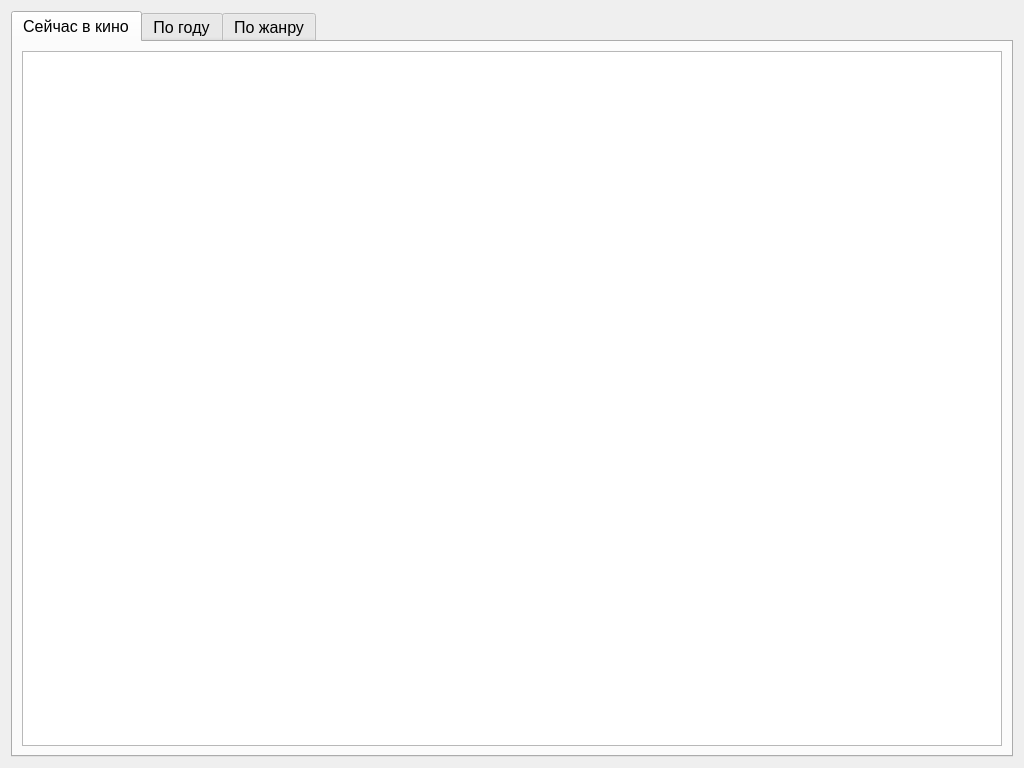
<?xml version="1.0" encoding="UTF-8"?>
<ui version="4.0">
 <class>Widget</class>
 <widget class="QWidget" name="Widget">
  <property name="geometry">
   <rect>
    <x>0</x>
    <y>0</y>
    <width>1024</width>
    <height>768</height>
   </rect>
  </property>
  <property name="font">
   <font>
    <pointsize>12</pointsize>
   </font>
  </property>
  <property name="windowTitle">
   <string>Кинопоиск</string>
  </property>
  <layout class="QGridLayout" name="gridLayout">
   <item row="0" column="0">
    <widget class="QTabWidget" name="tabWidget">
     <property name="currentIndex">
      <number>0</number>
     </property>
     <widget class="QWidget" name="tab_now">
      <attribute name="title">
       <string>Сейчас в кино</string>
      </attribute>
      <layout class="QGridLayout" name="gridLayout_2">
       <item row="0" column="0">
        <widget class="FilmTableWidget" name="tableWidget_filmsNow"/>
       </item>
      </layout>
     </widget>
     <widget class="QWidget" name="tab_year">
      <attribute name="title">
       <string>По году</string>
      </attribute>
      <layout class="QGridLayout" name="gridLayout_3">
       <item row="0" column="0">
        <widget class="QLabel" name="label_year">
         <property name="sizePolicy">
          <sizepolicy hsizetype="Minimum" vsizetype="Preferred">
           <horstretch>0</horstretch>
           <verstretch>0</verstretch>
          </sizepolicy>
         </property>
         <property name="maximumSize">
          <size>
           <width>110</width>
           <height>16777215</height>
          </size>
         </property>
         <property name="font">
          <font>
           <pointsize>12</pointsize>
          </font>
         </property>
         <property name="text">
          <string>Выберите год:</string>
         </property>
        </widget>
       </item>
       <item row="0" column="1">
        <widget class="QDateEdit" name="dateEdit_year">
         <property name="dateTime">
          <datetime>
           <hour>0</hour>
           <minute>0</minute>
           <second>0</second>
           <year>2021</year>
           <month>1</month>
           <day>1</day>
          </datetime>
         </property>
         <property name="displayFormat">
          <string>yyyy</string>
         </property>
        </widget>
       </item>
       <item row="1" column="0" colspan="2">
        <widget class="FilmTableWidget" name="tableWidget_filmsByYear"/>
       </item>
      </layout>
     </widget>
     <widget class="QWidget" name="tab_genre">
      <attribute name="title">
       <string>По жанру</string>
      </attribute>
      <layout class="QGridLayout" name="gridLayout_4">
       <item row="1" column="1">
        <widget class="QComboBox" name="comboBox_genre"/>
       </item>
       <item row="1" column="0">
        <widget class="QLabel" name="label_genre">
         <property name="maximumSize">
          <size>
           <width>125</width>
           <height>16777215</height>
          </size>
         </property>
         <property name="text">
          <string>Выберите жанр:</string>
         </property>
        </widget>
       </item>
       <item row="2" column="0" colspan="2">
        <widget class="FilmTableWidget" name="tableWidget_filmsByGenre"/>
       </item>
      </layout>
     </widget>
    </widget>
   </item>
  </layout>
 </widget>
 <customwidgets>
  <customwidget>
   <class>FilmTableWidget</class>
   <extends>QTableWidget</extends>
   <header>FilmTableWidget.h</header>
  </customwidget>
 </customwidgets>
 <resources/>
 <connections/>
</ui>
